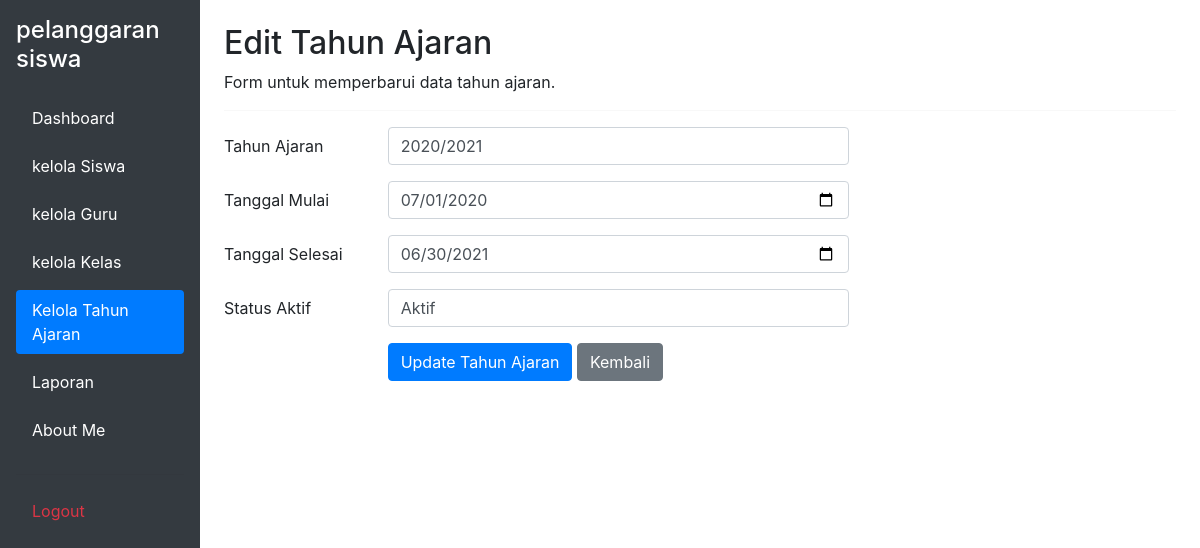
Screenshot of /edit_tahun_ajaran.php?id=2 (signed in) with the database file from the repository.
### tables this page shows
CREATE TABLE `t_tahun_ajaran` (
  `id` int(11) NOT NULL,
  `nama` varchar(20) DEFAULT NULL,
  `tanggal_mulai` date NOT NULL,
  `tanggal_selesai` date NOT NULL,
  `status_aktif` tinyint(1) NOT NULL,
  `created_at` timestamp NOT NULL DEFAULT current_timestamp(),
  `updated_at` timestamp NOT NULL DEFAULT current_timestamp()
);

### edit_tahun_ajaran.php (the view, shortened to what this page needs)
<?php
include 'config/koneksi.php';
$id = intval($_GET['id']);
$stmt_get = mysqli_prepare($koneksi, "SELECT * FROM t_tahun_ajaran WHERE id = ?");
mysqli_stmt_bind_param($stmt_get, "i", $id);
mysqli_stmt_execute($stmt_get);
$result = mysqli_stmt_get_result($stmt_get);
$row = mysqli_fetch_assoc($result);
?>
<!DOCTYPE html>
<html lang="id">
<head>
    <link href="https://cdn.jsdelivr.net/npm/bootstrap@5.3.8/dist/css/bootstrap.min.css" rel="stylesheet">
    <link rel="stylesheet" href="https://cdn.jsdelivr.net/npm/bootstrap@4.1.3/dist/css/bootstrap.min.css">
</head>
<body>
<div class="container-fluid">
    <div class="row">
        <div class="col-md-3 col-lg-2 bg-dark min-vh-100 p-3">
            <h4 class="text-white mb-4">
                pelanggaran siswa
            </h4>
            <ul class="nav nav-pills flex-column">
                <li class="nav-item mb-2">
                    <a href="dashboard.php" class="nav-link text-white">Dashboard</a>
                </li>
                <li class="nav-item mb-2">
                    <a href="kelola_siswa.php" class="nav-link text-white">kelola Siswa</a>
                </li>
                <li class="nav-item mb-2">
                    <a href="kelola_guru.php" class="nav-link text-white">kelola Guru</a>
                </li>
                <li class="nav-item mb-2">
                    <a href="kelola_kelas.php" class="nav-link text-white">kelola Kelas</a>
                </li>
                <li class="nav-item mb-2">
                    <a href="kelola_tahun_ajaran.php" class="nav-link active">Kelola Tahun Ajaran</a>
                </li>
                <li class="nav-item mb-2">
                    <a href="pelanggaran.php" class="nav-link text-white">Laporan</a>
                </li>
                <li class="nav-item mb-2">
                    <a href="tentang_saya.php" class="nav-link text-white">About Me</a>
                </li>
                <hr class="text-secondary">
                <li class="nav-item mb-2">
                    <a href="logout.php" class="nav-link text-danger">Logout</a>
                </li>
            </ul>
        </div>
        <main class="col-md-9 col-lg-10 p-4">
            <h2>Edit Tahun Ajaran</h2>
            <p>Form untuk memperbarui data tahun ajaran.</p>
            <hr>
            <form action="" method="POST">
                <div class="mb-3 row">
                    <label class="col-sm-2 col-form-label">Tahun Ajaran</label>
                    <div class="col-sm-6">
                        <input type="text" name="nama" class="form-control" value="<?= htmlspecialchars($row['nama']); ?>" required>
                    </div>
                </div>
                <div class="mb-3 row">
                    <label class="col-sm-2 col-form-label">Tanggal Mulai</label>
                    <div class="col-sm-6">
                        <input type="date" name="tanggal_mulai" class="form-control" value="<?= htmlspecialchars($row['tanggal_mulai']); ?>" required>
                    </div>
                </div>
                <div class="mb-3 row">
                    <label class="col-sm-2 col-form-label">Tanggal Selesai</label>
                    <div class="col-sm-6">
                        <input type="date" name="tanggal_selesai" class="form-control" value="<?= htmlspecialchars($row['tanggal_selesai']); ?>" required>
                    </div>
                </div>
                <div class="mb-3 row">
                    <label class="col-sm-2 col-form-label">Status Aktif</label>
                    <div class="col-sm-6">
                        <select name="status_aktif" class="form-control" required>
                            <option value="1" <?= ($row['status_aktif'] == 1) ? 'selected' : ''; ?>>Aktif</option>
                        </select>
                    </div>
                </div>
                <div class="mb-3 row">
                    <div class="col-sm-6 offset-sm-2">
                        <button type="submit" class="btn btn-primary">Update Tahun Ajaran</button>
                        <a href="kelola_tahun_ajaran.php" class="btn btn-secondary">Kembali</a>
                    </div>
                </div>
            </form>
        </main>
    </div>
</div>
</body>
</html>

### rows the page displays
t_tahun_ajaran: nama "2020/2021", tanggal_mulai "07/01/2020", tanggal_selesai "06/30/2021", status_aktif "Aktif"
